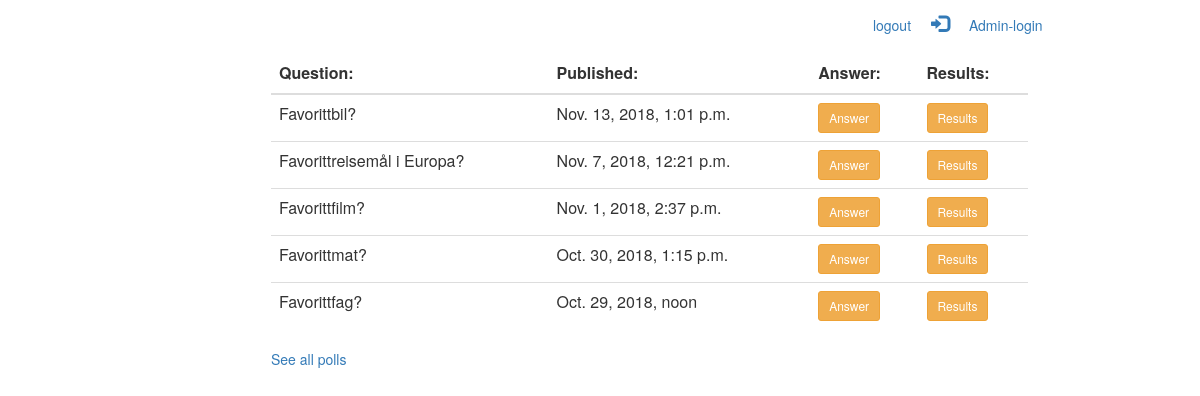
The page /polls/ (signed in) on the database its author committed.
### polls/models.py (models this page shows, shortened)
class Question(models.Model):
    question_text = models.CharField(max_length=200)
    pub_date = models.DateTimeField('date published')
    def was_published_recently(self):
        now = timezone.now()
        return now - datetime.timedelta(days=1) <= self.pub_date <= now
    was_published_recently.admin_order_field = 'pub_date'
    was_published_recently.boolean = True
    was_published_recently.short_description = 'Published recently'

### polls/views.py (the view)
# urls.py: path('', views.IndexView.as_view(), name='home'),
class IndexView(LoginRequiredMixin, generic.ListView):
    template_name = 'polls/home.html'
    context_object_name = 'latest_question_list'
    def get_queryset(self):
        return Question.objects.filter(pub_date__lte=timezone.now()).order_by('-pub_date')[:5]

### templates/polls/home.html (shortened to what this page needs)
{% load static %}
<link rel="stylesheet" type="text/css" href="{% static 'polls/style.css' %}">
<!DOCTYPE html>
<html lang="en">
<head>
    <link rel="stylesheet" href="https://maxcdn.bootstrapcdn.com/bootstrap/3.3.7/css/bootstrap.min.css">
</head>
<body>
    <div class="col-sm-8 text-left" id="header">
        <ul class="nav navbar-nav navbar-right">
            <p><a href="{% url 'logout' %}">logout</a>
            <a href="/admin"><span class="glyphicon glyphicon-log-in btn-lg"></span> Admin-login</a></p>
        </ul>
    </div>
    <div class="col-sm-8 text-left" id="recent_questions">
    {% if latest_question_list %}
        <table class="table">
            <thead>
                <tr>
                    <th>Question:</th>
                    <th>Published:</th>
                    <th>Answer:</th>
                    <th>Results:</th>
                </tr>
            </thead>
            <tbody>
            {% for question in latest_question_list %}
                <tr>
                    <td>{{ question.question_text }}</td>
                    <td>{{ question.pub_date }}</td>
                    <form action="{% url 'polls:detail' question.id %}">
                        <td><input type="submit" value="Answer" class="btn btn-warning btn-sm"></td>
                    </form>
                    <form action="{% url 'polls:results' question.id %}">
                        <td><input type="submit" value="Results" class="btn btn-warning btn-sm"></td>
                    </form>
                </tr>
            {% endfor %}
            </tbody>
        </table>
    {% else %}
        <p>No polls are available.</p>
    {% endif %}
    <a href="{%  url 'polls:polls'%} ">See all polls</a>
    </div>
</body>
</html>

### polls/static/polls/style.css (style rules this page uses)
body { padding-left: 20px; }
#header { margin-left: 20%; margin-right: 20%; }
#recent_questions { margin-left: 20%; margin-right: 20%; }

### rows shown on the page
Question: question_text "Favorittbil?", pub_date "Nov. 13, 2018, 1:01 p.m."
Question: question_text "Favorittreisemål i Europa?", pub_date "Nov. 7, 2018, 12:21 p.m."
Question: question_text "Favorittfilm?", pub_date "Nov. 1, 2018, 2:37 p.m."
Question: question_text "Favorittmat?", pub_date "Oct. 30, 2018, 1:15 p.m."
Question: question_text "Favorittfag?", pub_date "Oct. 29, 2018, noon"
